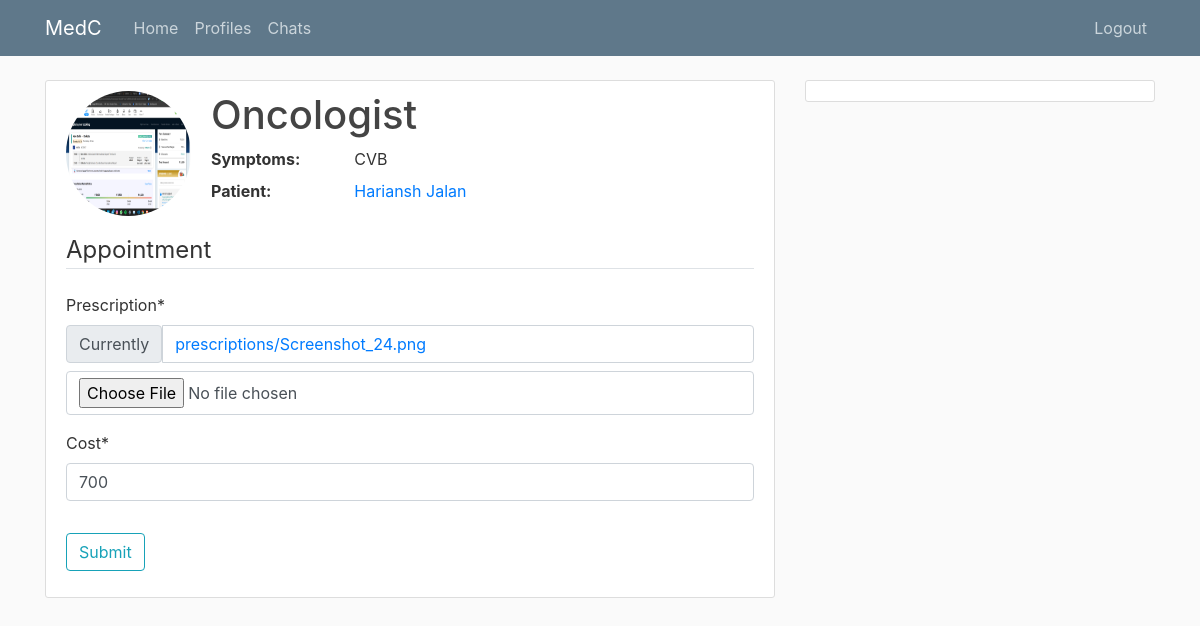
The page /staff/apps/8/ (signed in) on the database its author committed.
### patient_dashboard/models.py (models this page shows, shortened)
class Appointment(models.Model):
    doc_name = models.CharField('Doc preffered(if any)',blank=True,default="", max_length=100)
    department = models.CharField(choices=DEPARTMENTS,max_length=15)
    symptoms = models.TextField()
    date_posted = models.DateTimeField(default=timezone.now)
    prescription = models.ImageField(blank=True, upload_to='prescriptions')
    cost = models.IntegerField(null=True)
    patient = models.ForeignKey(get_user_model(), on_delete=models.CASCADE)

### users/models.py (models this page shows)
class User(AbstractUser):
    email = models.EmailField(null=True, unique=True)
    phone = PhoneNumberField(null=True, blank=False, unique=True)
    gender = models.CharField(null=True, max_length=1, choices=(('M','Male'),('F','Female')))
    is_patient = models.BooleanField(default=False)
    is_staff = models.BooleanField(default=False)

### staff_dashboard/views.py (the view)
# urls.py: path('apps/<int:pk>/', views.approve, name='staff-apps'),
def approve(request,pk):
    app = Appointment.objects.get(id=pk)
    if request.method=='POST':
        form = AppUpdateForm(request.POST, request.FILES, instance=app)
        if form.is_valid():
            form.save()
            channel_layer = get_channel_layer()
            async_to_sync(channel_layer.group_send)("apps", {'type': 'chatroom_message','message': 'refresh_apps',})
            messages.success(request, f'prescription has been uploaded')
            return redirect('staff-home')
    else:
        form = AppUpdateForm(instance=Appointment.objects.get(id=pk))
    context = {
        'form' : form,
        'app' : app,
    }
    return render(request,'staff_dashboard/appointment_form.html',context)

### staff_dashboard/forms.py
class AppUpdateForm(forms.ModelForm):
    prescription = forms.ImageField(required=True)
    class Meta:
        model = Appointment
        fields = ['prescription','cost']

### staff_dashboard/templates/staff_dashboard/appointment_form.html (shortened to what this page needs)
{% extends "staff_dashboard/base.html" %}
{%load crispy_forms_tags%}
{% block content %}
<div class="content-section">
    <form method="POST" enctype="multipart/form-data">
        <div class="media">
            {%if app.prescription%}
                <img class="rounded-circle account-img" src="{{app.prescription.url}}">
            {%endif%}
            <div class=" media-body">
                <h2 class="account-heading">{{app.department}}</h2>
                <dl class="row">
                    <dt class="col-sm-3">Symptoms: </dt> <dd class="col-sm-9">{{app.symptoms}}</dd>
                    <dt class="col-sm-3">Patient: </dt> <dd class="col-sm-9"><a href="url 'staff-profiles' app.patient.username">{{app.patient.first_name}} {{app.patient.last_name}}</a></dd>
            </div>
        </div>
        <fieldset class="form-group">
            <legend class="border-bottom mb-4">Appointment</legend>
            {{form|crispy}}
        </fieldset>
        <div class="form-group">
            <button class="btn btn-outline-info" id="submit" type="submit">Submit</button>
        </div>
    </form>
</div>
{% endblock content %}

### users/static/users/main.css (style rules this page uses)
body { background: #fafafa; color: #333333; margin-top: 5rem; }
h1, h2, h3, h4, h5, h6 { color: #444444; }
.content-section { background: #ffffff; padding: 10px 20px; border: 1px solid #dddddd; border-radius: 3px; margin-bottom: 20px; }
.account-img { height: 125px; width: 125px; margin-right: 20px; margin-bottom: 16px; }
.account-heading { font-size: 2.5rem; }

### rows shown on the page
Appointment: prescription (picture), department "Oncologist", symptoms "CVB", patient.first_name "Hariansh", patient.last_name "Jalan", cost "700"
